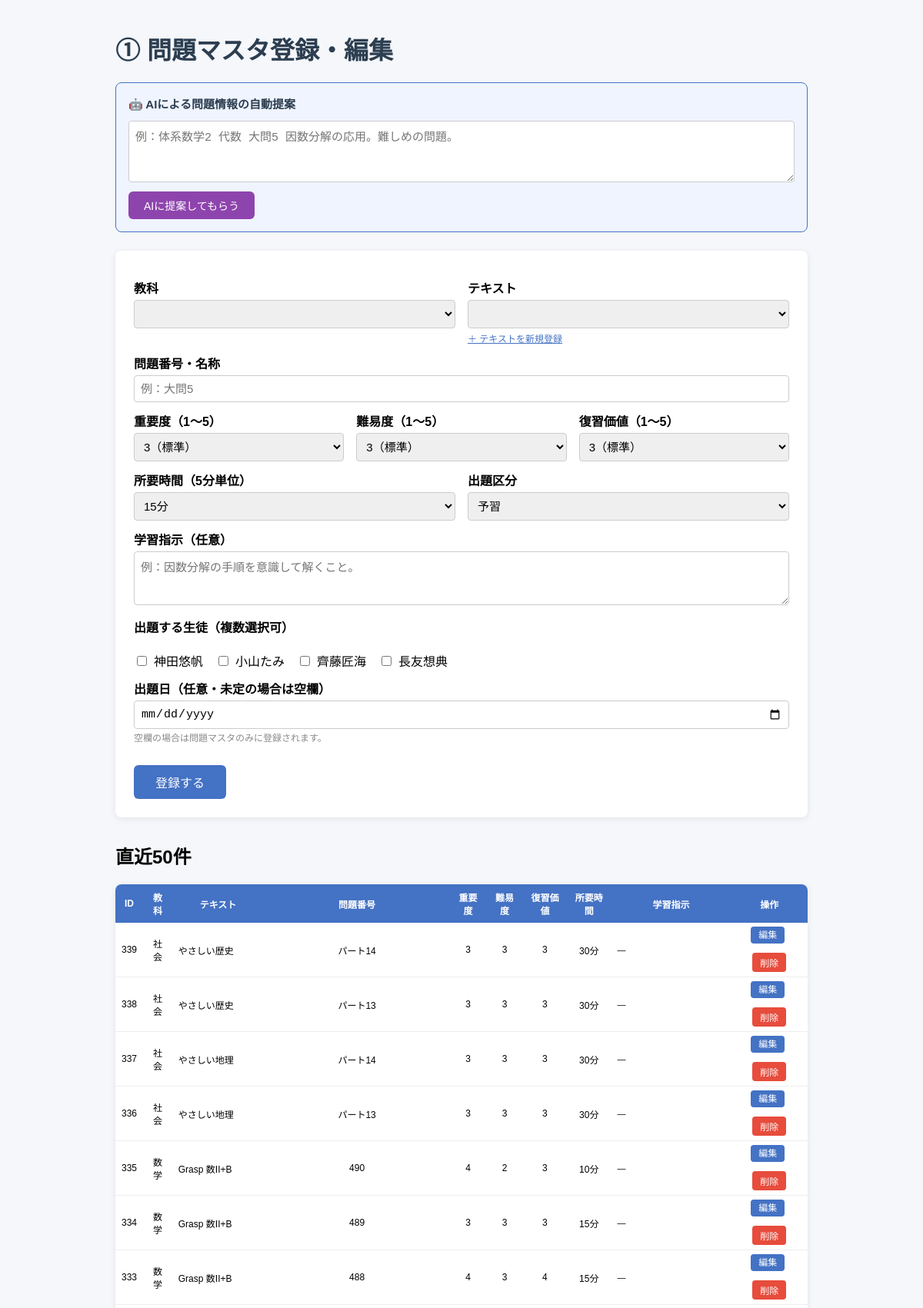
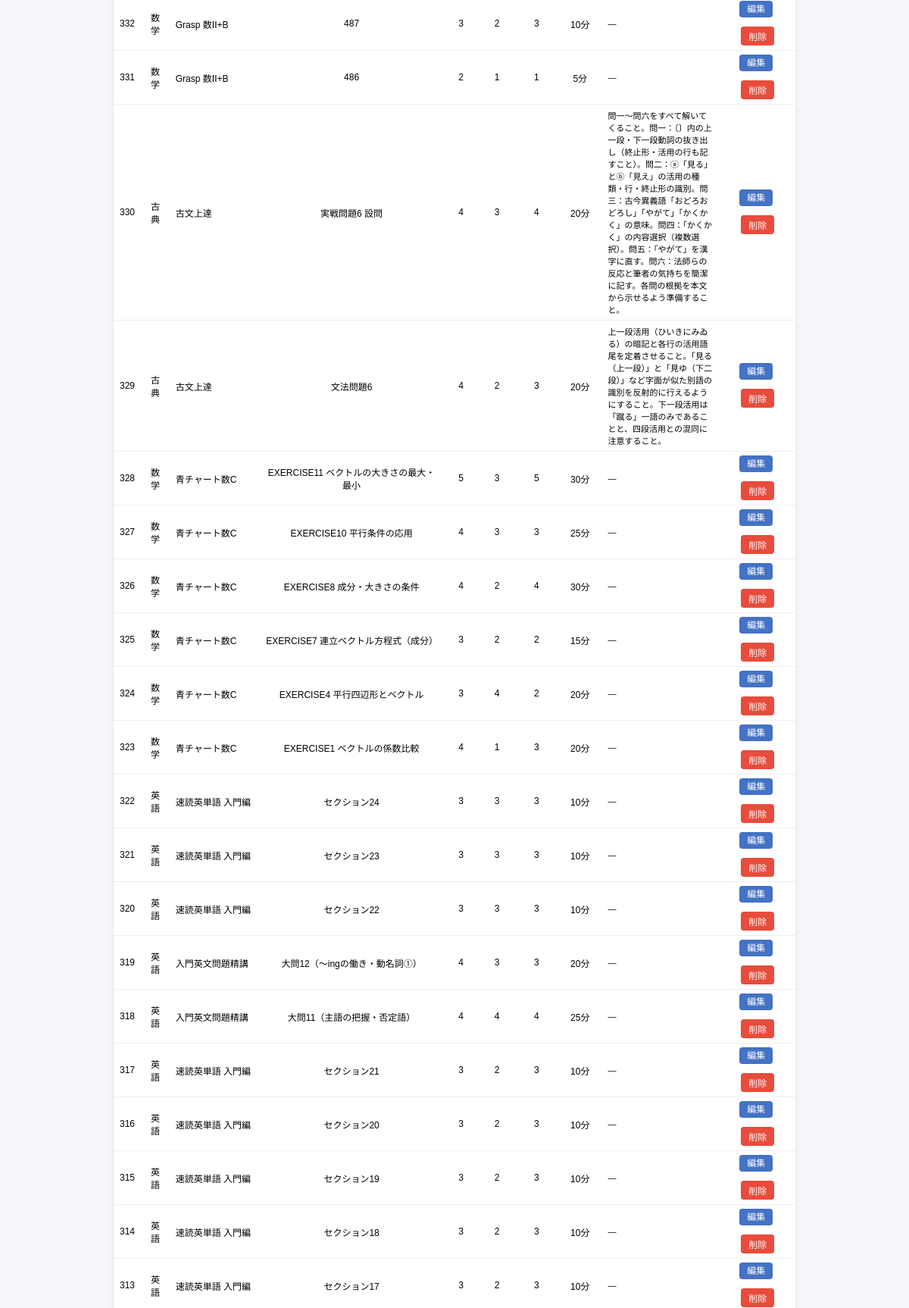
The page /problems (upper part) on the database its author committed (2 pictures, top to bottom).
### tables this page shows
CREATE TABLE students (
            student_id TEXT PRIMARY KEY,
            name TEXT NOT NULL,
            subjects TEXT NOT NULL
        , plan_mode TEXT DEFAULT 'all');

CREATE TABLE problems (
            problem_id INTEGER PRIMARY KEY AUTOINCREMENT,
            subject TEXT NOT NULL,
            textbook TEXT NOT NULL,
            problem_number TEXT NOT NULL,
            importance TEXT NOT NULL,
            type TEXT NOT NULL
        , instruction TEXT, difficulty INTEGER DEFAULT 3, review_value INTEGER DEFAULT 3, estimated_minutes INTEGER DEFAULT 15, textbook_id INTEGER, section_id INTEGER, order_in_textbook INTEGER);

### app.py (the view, shortened to what this page needs)
@app.route("/problems", methods=["GET", "POST"])
def problems():
    conn = get_connection()
    c = conn.cursor()
    c.execute("SELECT * FROM problems ORDER BY problem_id DESC LIMIT 50")
    problems = c.fetchall()
    c.execute("SELECT * FROM students ORDER BY student_id")
    students = c.fetchall()
    conn.close()
    return render_template("problems.html", problems=problems, students=students)

### database.py (called while the page is built)
def get_connection():
    conn = sqlite3.connect(DB_PATH)
    conn.row_factory = sqlite3.Row
    return conn

### templates/problems.html (shortened to what this page needs)
<!DOCTYPE html>
<html lang="ja">
<head>
</head>
<body>
  <h1>① 問題マスタ登録・編集</h1>
  <div class="ai-box">
    <h3>🤖 AIによる問題情報の自動提案</h3>
    <textarea id="ai-input" placeholder="例：体系数学2 代数 大問5 因数分解の応用。難しめの問題。"></textarea>
    <br>
    <button class="btn-ai" onclick="askAI()">AIに提案してもらう</button>
  </div>
  <div class="form-box">
    <form method="POST" id="problem-form">
      <div class="row2">
        <div>
          <label>教科</label>
          <select name="subject" id="f-subject" onchange="filterTextbooks()">
          </select>
        </div>
        <div>
          <label>テキスト</label>
          <select name="textbook_id" id="f-textbook_id">
          </select>
          <a href="/textbooks" class="textbook-new">＋ テキストを新規登録</a>
        </div>
      </div>
      <label>問題番号・名称</label>
      <input type="text" name="problem_number" id="f-problem_number"
             placeholder="例：大問5" required>
      <div class="row3">
        <div>
          <label>重要度（1〜5）</label>
          <select name="importance" id="f-importance">
            <option value="3" selected>3（標準）</option>
          </select>
        </div>
        <div>
          <label>難易度（1〜5）</label>
          <select name="difficulty" id="f-difficulty">
            <option value="3" selected>3（標準）</option>
          </select>
        </div>
        <div>
          <label>復習価値（1〜5）</label>
          <select name="review_value" id="f-review_value">
            <option value="3" selected>3（標準）</option>
          </select>
        </div>
      </div>
      <div class="row2">
        <div>
          <label>所要時間（5分単位）</label>
          <select name="estimated_minutes" id="f-estimated_minutes">
            {% for m in range(5, 125, 5) %}
            <option value="{{ m }}" {% if m == 15 %}selected{% endif %}>{{ m }}分</option>
            {% endfor %}
          </select>
        </div>
        <div>
          <label>出題区分</label>
          <select name="category" id="f-category">
            <option value="予習" selected>予習</option>
          </select>
        </div>
      </div>
      <label>学習指示（任意）</label>
      <textarea name="instruction" id="f-instruction"
        placeholder="例：因数分解の手順を意識して解くこと。"></textarea>
      <label>出題する生徒（複数選択可）</label>
      <div class="student-checks">
        {% for s in students %}
        <label>
          <input type="checkbox" name="student_ids" value="{{ s.student_id }}">
          {{ s.name }}
        </label>
        {% endfor %}
      </div>
      <label>出題日（任意・未定の場合は空欄）</label>
      <input type="date" name="scheduled_date">
      <p class="hint">空欄の場合は問題マスタのみに登録されます。</p>
      <button type="submit">登録する</button>
    </form>
  </div>
  <h2>直近50件</h2>
  <table>
    <tr>
      <th>ID</th><th>教科</th><th>テキスト</th><th>問題番号</th>
      <th>重要度</th><th>難易度</th><th>復習価値</th><th>所要時間</th>
      <th>学習指示</th><th>操作</th>
    </tr>
    {% for p in problems %}
    <tr id="row-{{ p.problem_id }}">
      <td>{{ p.problem_id }}</td>
      <td>{{ p.subject }}</td>
      <td class="left">{{ p.textbook }}</td>
      <td>{{ p.problem_number }}</td>
      <td>{{ p.importance }}</td>
      <td>{{ p.difficulty }}</td>
      <td>{{ p.review_value }}</td>
      <td>{{ p.estimated_minutes }}分</td>
      <td class="left" style="max-width:140px;font-size:11px;">{{ p.instruction or "―" }}</td>
      <td>
        <a class="btn-edit" href="/problems/edit/{{ p.problem_id }}">編集</a>
        <button class="btn-del" onclick="deleteProblem({{ p.problem_id }}, this)">削除</button>
      </td>
    </tr>
    {% endfor %}
  </table>
</body>
</html>

### templates/problems.html (style rules this page uses)
body { font-family: sans-serif; max-width: 900px; margin: 40px auto; background: #f5f7fa; }
h1 { color: #2c3e50; }
.form-box { background: white; padding: 24px; border-radius: 8px; margin-bottom: 32px; box-shadow: 0 2px 8px rgba(0,0,0,0.08); }
label { display: block; margin-top: 12px; font-weight: bold; }
input[type="text"], input[type="date"], input[type="number"], select, textarea { width: 100%; padding: 8px; margin-top: 4px; border: 1px solid #ccc; border-radius: 4px; font-size: 15px; box-sizing: border-box; }
textarea { height: 70px; resize: vertical; }
.row2 { display: grid; grid-template-columns: 1fr 1fr; gap: 16px; }
.row3 { display: grid; grid-template-columns: 1fr 1fr 1fr; gap: 16px; }
.hint { font-size: 12px; color: #888; margin-top: 2px; }
.student-checks { display: flex; gap: 16px; margin-top: 8px; flex-wrap: wrap; }
.student-checks label { font-weight: normal; display: flex; align-items: center; gap: 6px; }
.student-checks input { width: auto; }
.ai-box { background: #f0f4ff; border: 1px solid #4472C4; border-radius: 8px; padding: 16px; margin-bottom: 24px; }
.ai-box h3 { margin: 0 0 8px 0; color: #2c3e50; font-size: 15px; }
.ai-box textarea { height: 80px; }
button { margin-top: 16px; padding: 10px 28px; background: #4472C4; color: white; border: none; border-radius: 6px; font-size: 16px; cursor: pointer; }
.btn-ai { background: #8e44ad; font-size: 14px; padding: 8px 20px; margin-top: 8px; }
.btn-edit { padding: 4px 10px; background: #4472C4; color: white; border-radius: 4px; text-decoration: none; font-size: 12px; margin-right: 4px; }
.btn-del { padding: 4px 10px; background: #e74c3c; color: white; border: none; border-radius: 4px; font-size: 12px; cursor: pointer; }
table { width: 100%; border-collapse: collapse; background: white; border-radius: 8px; overflow: hidden; box-shadow: 0 2px 8px rgba(0,0,0,0.08); font-size: 12px; }
th { background: #4472C4; color: white; padding: 8px; }
td { padding: 6px 8px; border-bottom: 1px solid #eee; text-align: center; }
td.left { text-align: left; }
a { color: #4472C4; }
.textbook-new { font-size: 12px; color: #4472C4; margin-top: 4px; display: block; }

### rows shown on the page
students: name "神田悠帆"
students: name "小山たみ"
students: name "齊藤匠海"
students: name "長友想典"
problems: problem_id "339", subject "社会", textbook "やさしい歴史", problem_number "パート14", importance "3", difficulty "3", review_value "3", estimated_minutes "30", instruction "―"
problems: problem_id "338", subject "社会", textbook "やさしい歴史", problem_number "パート13", importance "3", difficulty "3", review_value "3", estimated_minutes "30", instruction "―"
problems: problem_id "337", subject "社会", textbook "やさしい地理", problem_number "パート14", importance "3", difficulty "3", review_value "3", estimated_minutes "30", instruction "―"
problems: problem_id "336", subject "社会", textbook "やさしい地理", problem_number "パート13", importance "3", difficulty "3", review_value "3", estimated_minutes "30", instruction "―"
problems: problem_id "335", subject "数学", textbook "Grasp 数II+B", problem_number "490", importance "4", difficulty "2", review_value "3", estimated_minutes "10", instruction "―"
problems: problem_id "334", subject "数学", textbook "Grasp 数II+B", problem_number "489", importance "3", difficulty "3", review_value "3", estimated_minutes "15", instruction "―"
problems: problem_id "333", subject "数学", textbook "Grasp 数II+B", problem_number "488", importance "4", difficulty "3", review_value "4", estimated_minutes "15", instruction "―"
problems: problem_id "332", subject "数学", textbook "Grasp 数II+B", problem_number "487", importance "3", difficulty "2", review_value "3", estimated_minutes "10", instruction "―"
problems: problem_id "331", subject "数学", textbook "Grasp 数II+B", problem_number "486", importance "2", difficulty "1", review_value "1", estimated_minutes "5", instruction "―"
problems: problem_id "330", subject "古典", textbook "古文上達", problem_number "実戦問題6 設問", importance "4", difficulty "3", review_value "4", estimated_minutes "20", instruction "問一〜問六をすべて解いてくること。問一：〔〕内の上一段・下一段動詞の抜き出し（終止形・活用の行も記すこと）。問二：ⓐ「見る」とⓑ「見え」の活用の種類・行・終止形の識別。問三：古今異義語「おどろおどろし」「やがて」「かくかく」の意味。問四：「かくかく」の内容選択（複数選択）。問五：「やがて」を漢字に直す。問六：法師らの反応と筆者の気持ちを簡潔に記す。各問の根拠を本文から示せるよう準備すること。"
problems: problem_id "329", subject "古典", textbook "古文上達", problem_number "文法問題6", importance "4", difficulty "2", review_value "3", estimated_minutes "20", instruction "上一段活用（ひいきにみゐる）の暗記と各行の活用語尾を定着させること。「見る（上一段）」と「見ゆ（下二段）」など字面が似た別語の識別を反射的に行えるようにすること。下一段活用は「蹴る」一語のみであることと、四段活用との混同に注意すること。"
problems: problem_id "328", subject "数学", textbook "青チャート数C", problem_number "EXERCISE11 ベクトルの大きさの最大・最小", importance "5", difficulty "3", review_value "5", estimated_minutes "30", instruction "―"
problems: problem_id "327", subject "数学", textbook "青チャート数C", problem_number "EXERCISE10 平行条件の応用", importance "4", difficulty "3", review_value "3", estimated_minutes "25", instruction "―"
problems: problem_id "326", subject "数学", textbook "青チャート数C", problem_number "EXERCISE8 成分・大きさの条件", importance "4", difficulty "2", review_value "4", estimated_minutes "30", instruction "―"
problems: problem_id "325", subject "数学", textbook "青チャート数C", problem_number "EXERCISE7 連立ベクトル方程式（成分）", importance "3", difficulty "2", review_value "2", estimated_minutes "15", instruction "―"
problems: problem_id "324", subject "数学", textbook "青チャート数C", problem_number "EXERCISE4 平行四辺形とベクトル", importance "3", difficulty "4", review_value "2", estimated_minutes "20", instruction "―"
problems: problem_id "323", subject "数学", textbook "青チャート数C", problem_number "EXERCISE1 ベクトルの係数比較", importance "4", difficulty "1", review_value "3", estimated_minutes "20", instruction "―"
problems: problem_id "322", subject "英語", textbook "速読英単語 入門編", problem_number "セクション24", importance "3", difficulty "3", review_value "3", estimated_minutes "10", instruction "―"
problems: problem_id "321", subject "英語", textbook "速読英単語 入門編", problem_number "セクション23", importance "3", difficulty "3", review_value "3", estimated_minutes "10", instruction "―"
problems: problem_id "320", subject "英語", textbook "速読英単語 入門編", problem_number "セクション22", importance "3", difficulty "3", review_value "3", estimated_minutes "10", instruction "―"
problems: problem_id "319", subject "英語", textbook "入門英文問題精講", problem_number "大問12（〜ingの働き・動名詞①）", importance "4", difficulty "3", review_value "3", estimated_minutes "20", instruction "―"
problems: problem_id "318", subject "英語", textbook "入門英文問題精講", problem_number "大問11（主語の把握・否定語）", importance "4", difficulty "4", review_value "4", estimated_minutes "25", instruction "―"
problems: problem_id "317", subject "英語", textbook "速読英単語 入門編", problem_number "セクション21", importance "3", difficulty "2", review_value "3", estimated_minutes "10", instruction "―"
problems: problem_id "316", subject "英語", textbook "速読英単語 入門編", problem_number "セクション20", importance "3", difficulty "2", review_value "3", estimated_minutes "10", instruction "―"
problems: problem_id "315", subject "英語", textbook "速読英単語 入門編", problem_number "セクション19", importance "3", difficulty "2", review_value "3", estimated_minutes "10", instruction "―"
problems: problem_id "314", subject "英語", textbook "速読英単語 入門編", problem_number "セクション18", importance "3", difficulty "2", review_value "3", estimated_minutes "10", instruction "―"
problems: problem_id "313", subject "英語", textbook "速読英単語 入門編", problem_number "セクション17", importance "3", difficulty "2", review_value "3", estimated_minutes "10", instruction "―"

### other values the page prints
form field estimated_minutes "15分"
